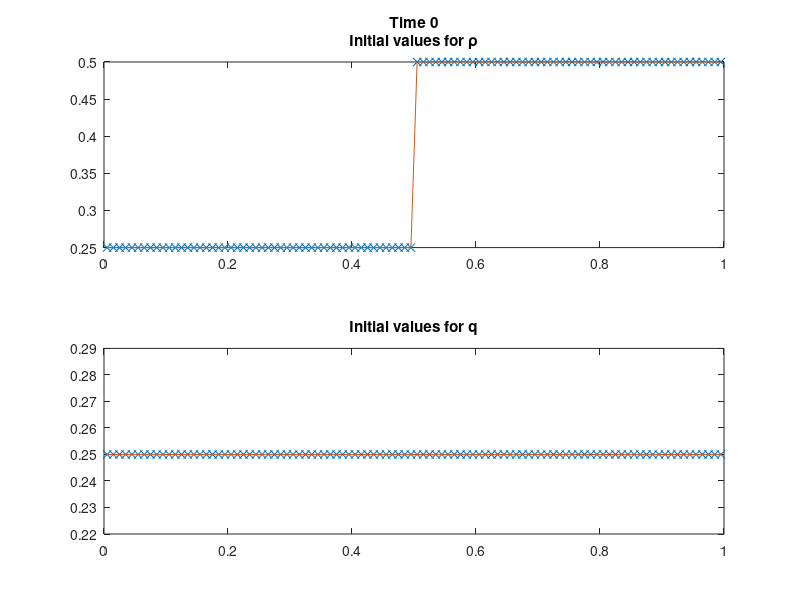

Source code (MATLAB): (Note: this script raises an error after producing the figure.)

H = 1;
%number of cells
N = 100;
a = 0;
b = 1;
dx = (b-a)/N;
t = 0;

x = (a+dx/2:dx:b-dx/2);
xrieman = x-1/2;

ql = 1/4;
qr = 1/4;
pl = 1/4;
pr = 1/2;
u0 = ones(2,N);
u0(1,1:50) = pl*u0(1,1:50);
u0(2,1:50) = ql*u0(2,1:50);
u0(1,51:100) = pr*u0(1,51:100);
u0(2,51:100) = qr*u0(2,51:100);

figure
plot_p = subplot(2,1,1);
plot(plot_p,x,u0(1,:),'x');
hold on
plot(plot_p,x,u0(1,:),'-');
hold off
title(plot_p,{['Time ',num2str(t)];'Initial values for \rho'});
plot_q = subplot(2,1,2);
plot(plot_q,x,u0(2,:),'x');
hold on
plot(plot_q,x,u0(2,:),'-');
title(plot_q,'Initial values for q');
axis([plot_p,plot_q],[a b 0 0.6]);
hold off
pause

dt = get_dt(H,u0,dx);
u = godunovStep(u0,dt,dx,H);
for i = 1:2*N
    
    t = t+dt;
    analyticalU = analyticalSolutionValue(t,[pl;ql],[pr;qr],H,xrieman);
    plot_p = subplot(2,1,1);
    plot(plot_p,x,u(1,:),'x');
    hold on
    plot(plot_p,x,analyticalU(1,:),'-');
    hold off
    title(['t = ',num2str(t)]);
    title(plot_p,{['Time ',num2str(t)];'Values for \rho'})
    plot_q = subplot(2,1,2);
    plot(plot_q,x,u(2,:),'x');
    hold on
    plot(plot_q,x,analyticalU(2,:),'-');
    hold off
    title(plot_q,'Values for q')
    axis([plot_p,plot_q],[a b 0 0.6])
    
    pause(dt);
    
    dt = get_dt(H,u,dx);
    u = godunovStep(u,dt,dx,H);
    
end
    
